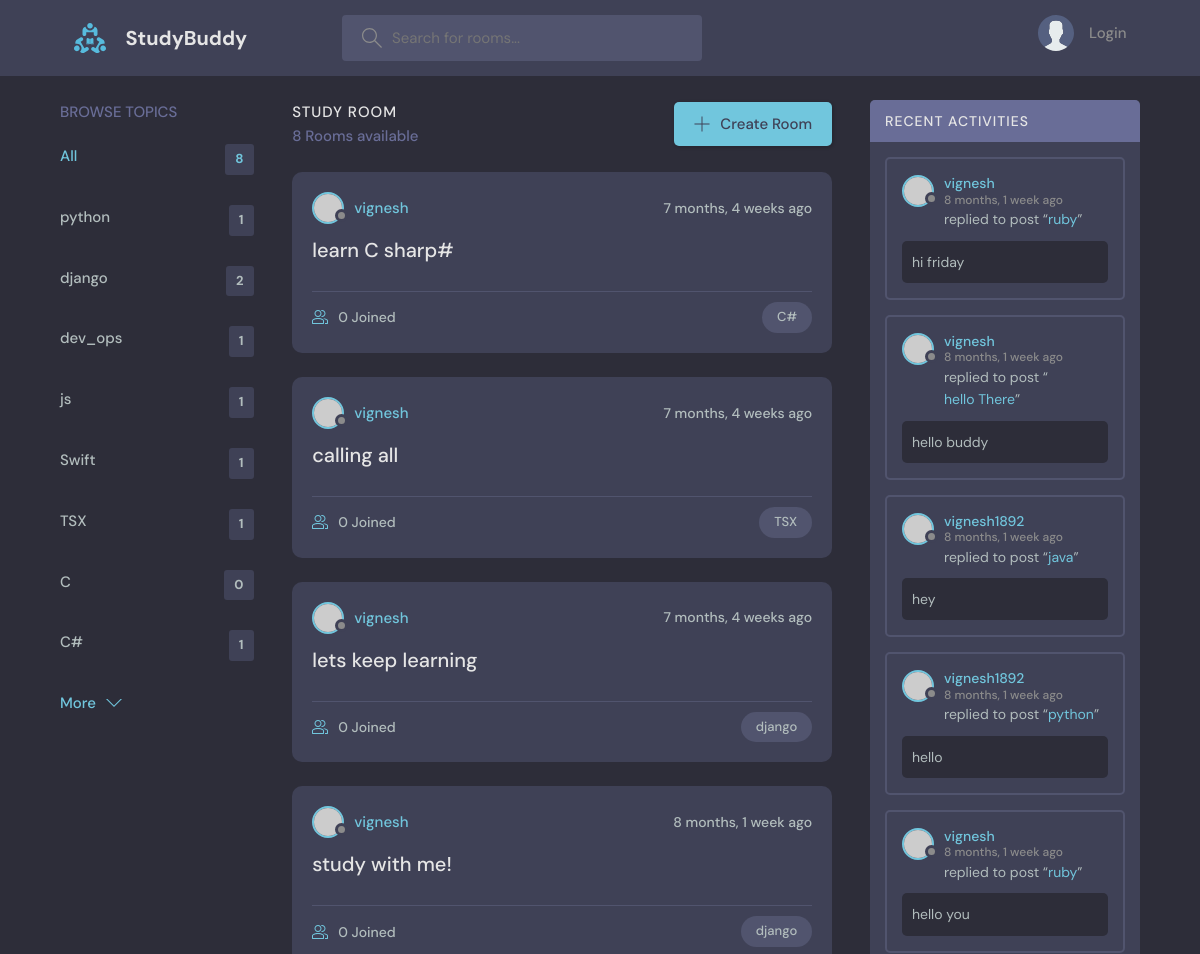
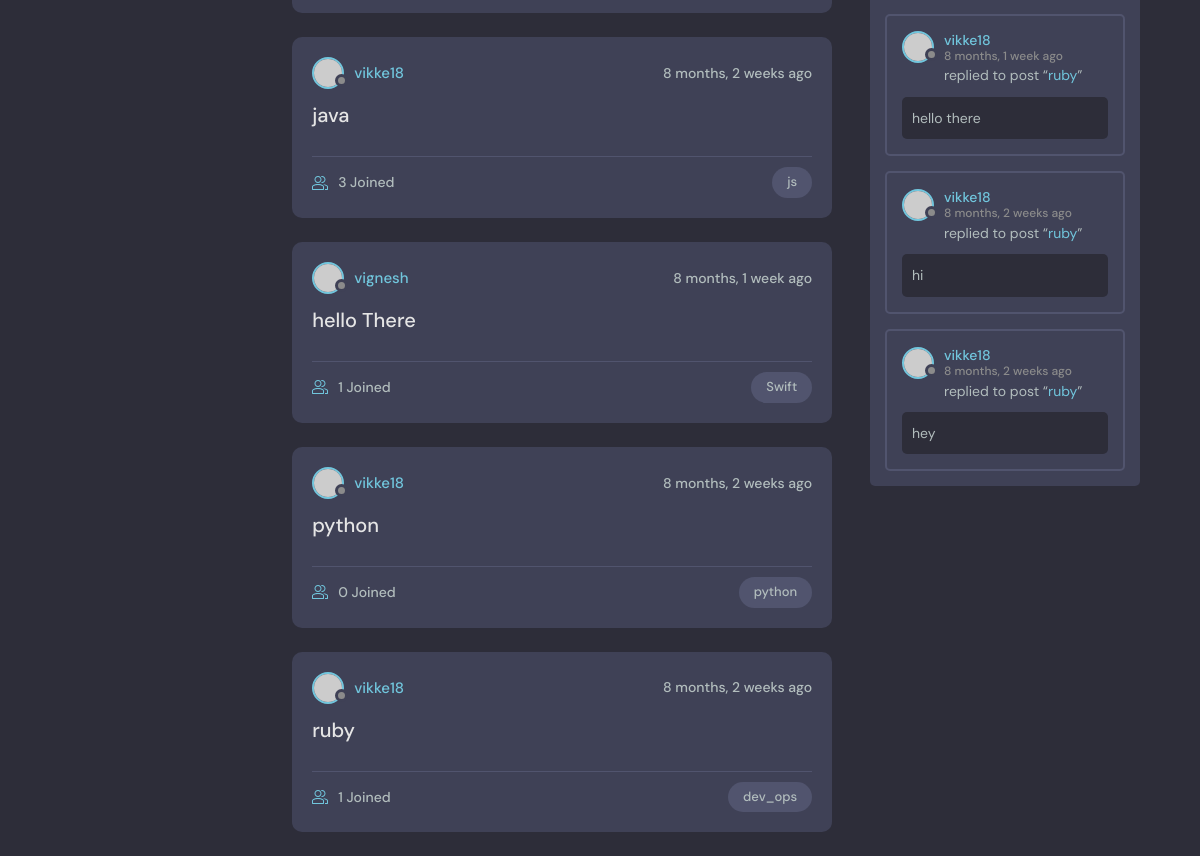
The page / on the database its author committed (2 pictures, top to bottom).
### base/models.py (models this page shows, shortened)
class Topic(models.Model):
    name=models.CharField(max_length=200)

class Room(models.Model):
    host=models.ForeignKey(User, on_delete=models.SET_NULL,null=True)
    topic=models.ForeignKey(Topic, on_delete=models.SET_NULL,null=True)
    name=models.CharField(max_length=200)
    description=models.TextField(null=True, blank=True)
    participants=models.ManyToManyField(User, related_name='participants', blank=True)
    updated = models.DateTimeField(auto_now=True)
    created= models.DateTimeField(auto_now_add=True)
    class Meta:
        ordering=['-updated','-created']
    def __str__(self):
        return self.name

class Message(models.Model):
    user=models.ForeignKey(User, on_delete=models.CASCADE)
    room=models.ForeignKey(Room, on_delete=models.CASCADE)
    body=(models.TextField())
    updated = models.DateTimeField(auto_now=True)
    created= models.DateTimeField(auto_now_add=True)
    class Meta:
        ordering=['-updated','-created']

### base/views.py (the view)
# urls.py: path('',views.home,name='home'),
def home(request):
    q=request.GET.get('q') if request.GET.get('q') !=None else ''
    rooms=Room.objects.filter(
        Q(topic__name__icontains=q) |
         Q(name__icontains=q) |
         Q(description__icontains=q)
         )
    topic=Topic.objects.all()
    room_count=rooms.count()
    room_messages=Message.objects.filter(Q(room__topic__name__icontains=q))
    context ={'rooms':rooms,
              'topics':topic,
              'room_count':room_count,
              "room_messages":room_messages}
    return render(request,'home.html',context)

### templates/home.html (shortened to what this page needs)
{% extends 'main.html' %} {% block content %}
<main class="layout layout--3">
  <div class="container">
    {% include "topics_component.html"%}
    <div class="roomList">
      <div class="roomList__header">
        <div>
          <h2>Study Room</h2>
          <p>{{room_count}} Rooms available</p>
        </div>
        <a class="btn btn--main" href="{% url 'create-room' %}">
          <svg
            version="1.1"
            xmlns="http://www.w3.org/2000/svg"
            width="32"
            height="32"
            viewBox="0 0 32 32"
          >
            <title>add</title>
            <path
              d="M16.943 0.943h-1.885v14.115h-14.115v1.885h14.115v14.115h1.885v-14.115h14.115v-1.885h-14.115v-14.115z"
            ></path>
          </svg>
          Create Room
        </a>
      </div>
      {% include 'feed_component.html'%}
    </div>
    {% include 'activity_component.html' %}
  </div>
</main>
{% endblock %}

### templates/topics_component.html
<div class="topics">
  <div class="topics__header">
    <h2>Browse Topics</h2>
  </div>
  <ul class="topics__list">
    <li>
      <a href="{% url 'home' %}" class="active">All <span>{{topics.count}}</span></a>
    </li>
    {% for topic in topics %}
    <li>
      <a href={%url 'home' %}?q={{topic.name}}>{{topic.name}} <span>{{topic.room_set.all.count}}</span></a>
    </li>
    {% endfor %}
  </ul>
  <a class="btn btn--link" href="topics.html">
    More
    <svg
      version="1.1"
      xmlns="http://www.w3.org/2000/svg"
      width="32"
      height="32"
      viewBox="0 0 32 32"
    >
      <title>chevron-down</title>
      <path d="M16 21l-13-13h-3l16 16 16-16h-3l-13 13z"></path>
    </svg>
  </a>
</div>

### templates/feed_component.html (shortened to what this page needs)
{% for room in rooms %}
<div class="roomListRoom">
  <div class="roomListRoom__header">
    <a
      href="{% url 'user-profile' room.host.id %}"
      class="roomListRoom__author"
    >
      <div class="avatar avatar--small">
        <img src="https://randomuser.me/api/portraits/women/11.jpg" />
      </div>
      <span>{{room.host.username}}</span>
    </a>
    <div class="roomListRoom__actions">
      <span>{{room.created|timesince}} ago</span>
    </div>
  </div>
  <div class="roomListRoom__content">
    <a href="{% url 'room' room.id %}">{{room.name}}</a>
  </div>
  <div class="roomListRoom__meta">
    <a href="{% url 'room' room.id %}" class="roomListRoom__joined">
      {{room.participants.all.count}} Joined
    </a>
    <p class="roomListRoom__topic">{{room.topic.name}}</p>
  </div>
</div>
{% endfor %}

### templates/activity_component.html (shortened to what this page needs)
<div class="activities">
  <div class="activities__header">
    <h2>Recent Activities</h2>
  </div>
  {% for message in room_messages %}
  <div class="activities__box">
    <div class="activities__boxHeader roomListRoom__header">
      <a
        href="{% url 'user-profile' message.user.id %}"
        class="roomListRoom__author"
      >
        <div class="avatar avatar--small">
          <img src="https://randomuser.me/api/portraits/women/11.jpg" />
        </div>
        <p>
          {{message.user}}
          <span>{{message.created|timesince}} ago</span>
        </p>
      </a>
    </div>
    <div class="activities__boxContent">
      <p>
        replied to post “<a href="{%url 'room' message.room.id %}"
          >{{message.room}}</a
        >”
      </p>
      <div class="activities__boxRoomContent">{{message.body}}</div>
    </div>
  </div>
  {% endfor %}
</div>

### rows shown on the page
Topic: name "python", room_set.all.count "1"
Topic: name "django", room_set.all.count "2"
Topic: name "dev_ops", room_set.all.count "1"
Topic: name "js", room_set.all.count "1"
Topic: name "Swift", room_set.all.count "1"
Topic: name "TSX", room_set.all.count "1"
Topic: name "C", room_set.all.count "0"
Topic: name "C#", room_set.all.count "1"
Room: host.username "vignesh", created "7 months, 4 weeks", name "learn C sharp#", participants.all.count "0", topic.name "C#"
Room: host.username "vignesh", created "7 months, 4 weeks", name "calling all", participants.all.count "0", topic.name "TSX"
Room: host.username "vignesh", created "7 months, 4 weeks", name "lets keep learning", participants.all.count "0", topic.name "django"
Room: host.username "vignesh", created "8 months, 1 week", name "study with me!", participants.all.count "0", topic.name "django"
Room: host.username "vikke18", created "8 months, 2 weeks", name "java", participants.all.count "3", topic.name "js"
Room: host.username "vignesh", created "8 months, 1 week", name "hello There", participants.all.count "1", topic.name "Swift"
Room: host.username "vikke18", created "8 months, 2 weeks", name "python", participants.all.count "0", topic.name "python"
Room: host.username "vikke18", created "8 months, 2 weeks", name "ruby", participants.all.count "1", topic.name "dev_ops"
Message: user "vignesh", created "8 months, 1 week", room "ruby", body "hi friday"
Message: user "vignesh", created "8 months, 1 week", room "hello There", body "hello buddy"
Message: user "vignesh1892", created "8 months, 1 week", room "java", body "hey"
Message: user "vignesh1892", created "8 months, 1 week", room "python", body "hello"
Message: user "vignesh", created "8 months, 1 week", room "ruby", body "hello you"
Message: user "vikke18", created "8 months, 1 week", room "ruby", body "hello there"
Message: user "vikke18", created "8 months, 2 weeks", room "ruby", body "hi"
Message: user "vikke18", created "8 months, 2 weeks", room "ruby", body "hey"

### other values the page prints
{{ topics.count }} "8"
{{ room_count }} "8"
